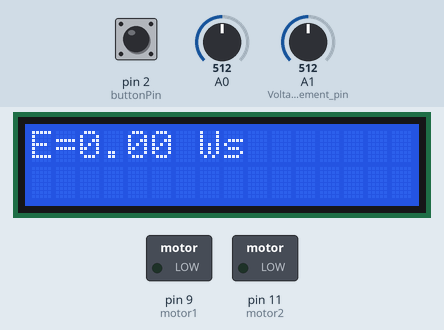
Bench run of a sketch on a simulated Arduino Uno, built with avr-gcc and run on an emulated ATmega328P. Shown: 16×2 character LCD, switched loads named in the sketch (green lamp = pin HIGH). The test bench sets the inputs (shaded band); at power-on: A0 = 512, pin 2 (buttonPin) LOW, A1 (Voltage_measurement_pin) = 512. What the sketch prints to the serial monitor is not drawn.

Above: at 1.2 s.
1.3 s: A0 set to 122
At 2.3 s:
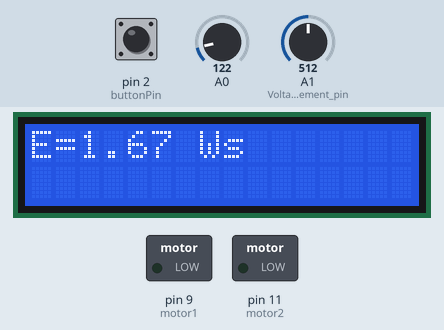
4.5 s: pin 2 (buttonPin) pulled HIGH for 0.35 s
At 5.3 s:
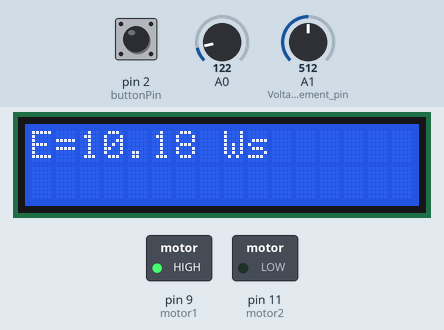
7.5 s: A1 (Voltage_measurement_pin) set to 716
At 8.2 s:
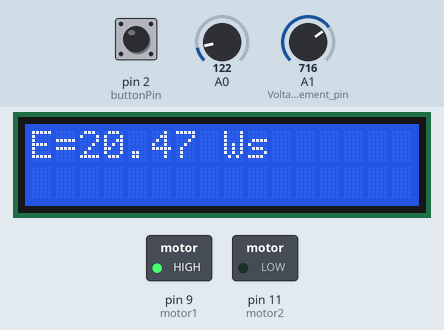
9.3 s: pin 2 (buttonPin) pulled HIGH for 1 s
At 10.0 s:
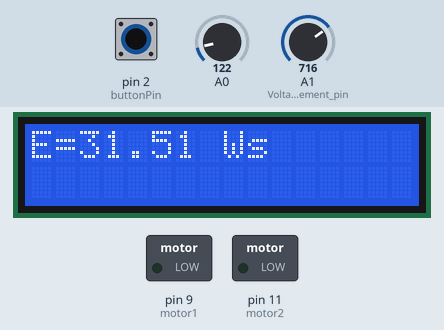
11.8 s: A0 set to 0
At 12.4 s:
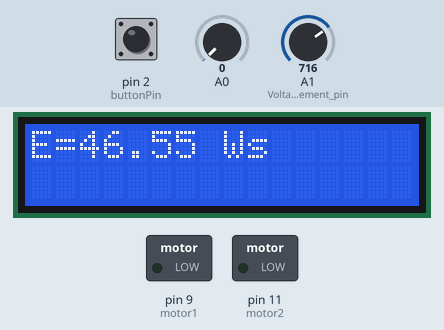
13.4 s: A1 (Voltage_measurement_pin) set to 900
At 14.1 s:
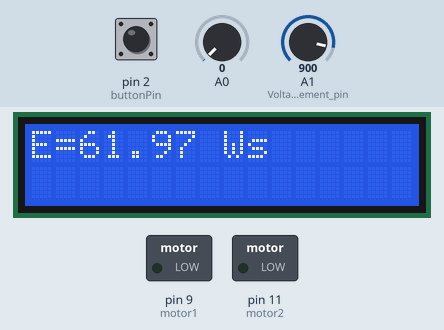
Timing chart, 0 to 16.2 s (numbered marks = the images above; inputs shaded):
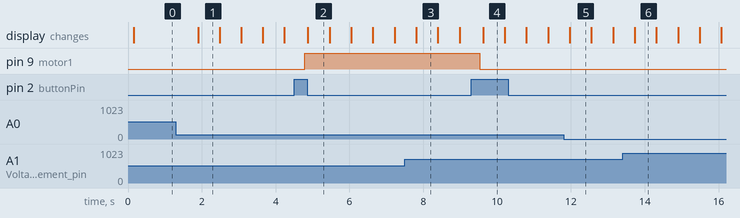

Measured:
- after the input at 1.3 s, the display: changes after 0.60 s (image 1)
- after the input at 4.5 s, pin 9 (motor1): LOW → HIGH after 0.29 s
- after the input at 9.3 s, pin 9 (motor1): HIGH → LOW after 0.23 s
- what the display in image 1 shows lasts 0.6 s, from 1.9 s to 2.5 s

The sketch:

real_time_energy_meter.ino
```cpp
#include <LiquidCrystal_I2C.h>

// LCD Configuration (I2C address 0x20, 16 columns, 2 rows)
LiquidCrystal_I2C lcd(0x20, 16, 2);

// Pin Definitions
int motor1 = 9;      // Motor control pin 1
int motor2 = 11;     // Motor control pin 2
const int buttonPin = 2;  // Button pin for toggling motor

// Motor and Button States
bool motorState = false;          // Tracks if motor is ON/OFF
bool lastButtonState = LOW;        // Previous button state (for debouncing)
bool currentButtonState;           // Current button state
unsigned long lastDebounceTime = 0; // Debounce timer
const int debounceDelay = 50;      // Debounce delay (ms)

// Energy Calculation Variables
unsigned long previousMillis = 0;  // Time tracking for energy calculation
float totalEnergy = 0.0;           // Cumulative energy in Watt-seconds (Ws)

void setup() {
    // Initialize pins
    pinMode(buttonPin, INPUT);
    pinMode(motor1, OUTPUT);
    pinMode(motor2, OUTPUT);
    pinMode(A1, INPUT);  // Voltage measurement pin
  	pinMode(A0, INPUT);

    Serial.begin(9600);  // Start serial communication
    previousMillis = millis();  // Record initial time

    // LCD Setup
    lcd.init();         // Initialize LCD
    lcd.clear();        // Clear display
    lcd.backlight();    // Turn on backlight
}

void loop() {
    // Read button state with debouncing
    currentButtonState = digitalRead(buttonPin);

    // Toggle motor on button press (with debounce)
    if (currentButtonState == HIGH && lastButtonState == LOW) {
        delay(debounceDelay);
        if (digitalRead(buttonPin) == HIGH) {
            motorState = !motorState;  // Toggle motor state
            if (motorState) {
                digitalWrite(motor1, HIGH);  // Turn motor ON
                digitalWrite(motor2, LOW);
            } else {
                digitalWrite(motor1, LOW);   // Turn motor OFF
                digitalWrite(motor2, LOW);
            }
        }
    }
    lastButtonState = currentButtonState;

    // Calculate elapsed time (in seconds)
    unsigned long currentMillis = millis();
    float elapsedTime = (currentMillis - previousMillis) / 1000.0;
    previousMillis = currentMillis;

    // --- Voltage Measurement ---
    // Scale analog reading (0-1023) to 0-30V range
    float voltage = analogRead(A1) * (30.0 / 1023.0);

    // --- Current Measurement ---
    // Read voltages across shunt resistor (simulated in Tinkercad)
    int v1 = analogRead(A0);  // "Shunt" voltage (A0)
    int v2 = analogRead(A1);  // Reference voltage (A1)
    float voltage1 = v1 * (5.0 / 1023.0);  // Convert to actual voltage
    float voltage2 = v2 * (5.0 / 1023.0);
    float shuntVoltage = voltage2 - voltage1;  // Voltage drop across shunt
    float shuntResistance = 10.0;              // Shunt resistor value (ohms)
    float motorCurrent = shuntVoltage / shuntResistance;  // I = V/R

    // --- Power and Energy Calculations ---
    float motorPower = voltage * motorCurrent;          // P = V*I
    totalEnergy += motorPower * elapsedTime;          // Energy = P * t

    // Serial Monitor Output (for debugging)
    Serial.print("Measured Voltage: "); Serial.print(voltage, 4); Serial.println(" V");
    Serial.print("Estimated motor Current: "); Serial.print(motorCurrent * 1000); Serial.println(" mA");
    Serial.print("Power consumed by motor: "); Serial.print(motorPower, 4); Serial.println(" W");
    Serial.print("Total Energy Consumed: "); Serial.print(totalEnergy, 4); Serial.println(" Ws");

    // LCD Output (shows only total energy)
    lcd.clear();
    lcd.setCursor(0, 0);
    lcd.print("E=");
    lcd.print(totalEnergy, 2);  // Display energy with 2 decimal places
    lcd.print(" Ws");

    delay(500);  // Short delay to stabilize readings
}
```
